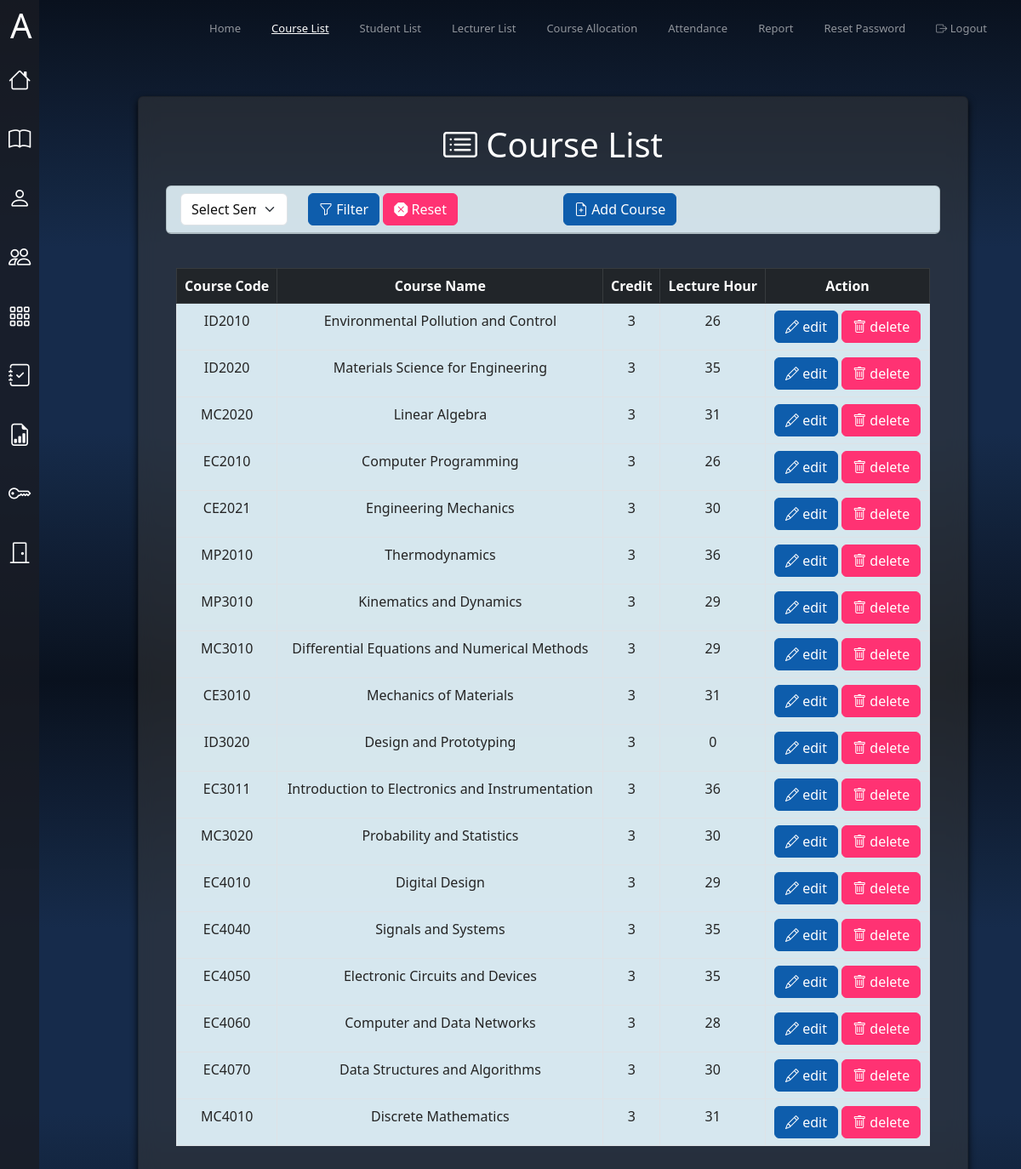
/MA_Dashboard/Course_List/Course_List.php (signed in), run on the app's committed database.
### tables this page shows
CREATE TABLE `course` (
  `CourseCode` varchar(100) NOT NULL,
  `CourseName` varchar(100) NOT NULL,
  `Semester` int(11) NOT NULL,
  `Credit` int(11) NOT NULL,
  `LecHour` int(11) NOT NULL
);

### MA_Dashboard/Course_List/Course_List.php (the view, shortened to what this page needs)
<!DOCTYPE html>
<html lang="en" data-bs-theme="white">
<head>
  <link href="https://cdn.jsdelivr.net/npm/bootstrap@5.3.0/dist/css/bootstrap.min.css" rel="stylesheet">
  <link href="https://cdn.jsdelivr.net/npm/bootstrap-icons/font/bootstrap-icons.css" rel="stylesheet">
  <link href="../custom-styles.css" rel="stylesheet">
</head>
<body>
  <div class="sidebar">
    <ul class="nav flex-column">
        <li class="nav-item">
        <a class="nav-link" href="../MA_index.php" data-bs-toggle="tooltip" data-bs-placement="right" title="Home">
            <i class="bi bi-house"></i>
        </a>
        </li>
        <li class="nav-item">
        <a class="nav-link" href="../Course_List/Course_List.php" data-bs-toggle="tooltip" data-bs-placement="right" title="Course List">
            <i class="bi bi-book"></i>
        </a>
        </li>
        <li class="nav-item">
        <a class="nav-link" href="../Student_List/Student_List.php" data-bs-toggle="tooltip" data-bs-placement="right" title="Student List">
            <i class="bi bi-person"></i>
        </a>
        </li>
        <li class="nav-item">
        <a class="nav-link" href="../Lecture_List/Lecture_List.php" data-bs-toggle="tooltip" data-bs-placement="right" title="Lecturer List">
            <i class="bi bi-people"></i>
        </a>
        </li>
        <li class="nav-item">
        <a class="nav-link" href="../Course_Allocation/Course_Allocation.php" data-bs-toggle="tooltip" data-bs-placement="right" title="Course Allocation">
            <i class="bi bi-grid-3x3-gap"></i>
        </a>
        </li>
        <li class="nav-item">
        <a class="nav-link" href="../Attendance/Attendance.php" data-bs-toggle="tooltip" data-bs-placement="right" title="Attendance">
            <i class="bi bi-journal-check"></i>
        </a>
        </li>
        <li class="nav-item">
        <a class="nav-link" href="../Report/Report.php" data-bs-toggle="tooltip" data-bs-placement="right" title="Report">
            <i class="bi bi-file-earmark-bar-graph"></i>
        </a>
        </li>
        <li class="nav-item">
        <a class="nav-link" href="../Password_Reset/Password_Reset.php" data-bs-toggle="tooltip" data-bs-placement="right" title="Password Reset">
            <i class="bi bi-key"></i>
        </a>
        </li>
        <li class="nav-item">
        <a class="nav-link" href="../../Login_Lecturer/logout.php" data-bs-toggle="tooltip" data-bs-placement="right" title="Logout">
            <i class="bi bi-door-closed"></i>
        </a>
        </li>
    </ul>
  </div>
  <nav class="navbar navbar-expand-lg navbar-dark bg-dark">
    <div class="container-fluid">
      <a class="navbar-brand" href="#"><h1 class="my-10">A</h1></a>
      <div class="collapse navbar-collapse" id="navbarNav">
        <ul class="navbar-nav ms-auto">
          <li class="nav-item">
            <a class="nav-link  " aria-current="page" href="../MA_index.php">Home</a>
          </li>
          <li class="nav-item">
            <a class="nav-link active" href="../Course_List/Course_List.php">Course List</a>
          </li>
          <li class="nav-item">
            <a class="nav-link " href="../Student_List/Student_List.php">Student List</a>
          </li>
          <li class="nav-item">
            <a class="nav-link " href="../Lecture_List/Lecture_List.php">Lecturer List</a>
          </li>
          <li class="nav-item">
            <a class="nav-link" href="../Course_Allocation/Course_Allocation.php">Course Allocation</a>
          </li>
          <li class="nav-item">
            <a class="nav-link " href="../Attendance/Attendance.php">Attendance</a>
          </li>
          <li class="nav-item">
            <a class="nav-link " href="../Report/Report.php">Report</a>
          </li>
          <li class="nav-item">
            <a class="nav-link " href="../Password_Reset/Password_Reset.php">Reset Password</a>
          </li>
          <li class="nav-item">
            <a class="nav-link btn btn-outline-danger btn-sm" href="../../Login_Lecturer/logout.php"><span class="bi bi-box-arrow-right"></span> Logout</a>
          </li>
        </ul>
      </div>
    </div>
  </nav>
<div class="content">
    <div class="container my-5">
        <div class="card head-card p-3">
            <div class="card-body">
                <h1 class="text-white text-center mb-4"><i class="bi bi-card-list"></i> Course List</h1>
                <div class="card mt-2">
                    <div class="card-header">
                        <div class="row">
                            <div class="col-sm-12">
                                <form action="" method="GET">
                                    <div class="row">
                                        <div class="col-sm-2">
                                            <select name="Semester" required class="form-select">
                                                <option value="">Select Semester</option>
                                            </select>
                                        </div>
                                        <div class="col-sm-4">
                                            <button type="submit" class="btn btn-primary"><i class="bi bi-funnel"></i> Filter</button>
                                            <a href="Course_List.php" class="btn btn-danger"><i class="bi bi-x-octagon-fill"></i> Reset</a>
                                        </div>
                                        <div class="col-sm-4">
                                            <a href="create.php" class ="btn btn-primary"><i class="bi bi-file-earmark-plus"></i> Add Course</a>
                                        </div>
                                    </div>
                                </form>
                            </div>
                        </div>
                    </div>
                </div>
                <br>
                <div class="container mt-3">
                    <table class="table table-bordered my-3 table-hover text-center">
                        <thead class="table-dark text-center">
                            <tr>
                                <th>Course Code</th>
                                <th>Course Name</th>
                                <th>Credit</th>
                                <th>Lecture Hour</th>
                                <th>Action</th>
                            </tr>
                        </thead>
                        <tbody>
                            <?php
                                include("../connect.php");
                                if (isset($_GET['Semester']) && $_GET['Semester'] != '') {
                                    $Semester = validate($_GET['Semester']);
                                    $sql = "SELECT CourseCode, CourseName, Credit, LecHour FROM Course WHERE Semester=?";
                                    $stmt = $conn->prepare($sql);
                                    $stmt->bind_param("s", $Semester);
                                    $stmt->execute();
                                    $result = $stmt->get_result();
                                } else {
                                    $sql = "SELECT CourseCode, CourseName, Credit, LecHour FROM Course";
                                    $result = $conn->query($sql);
                                }
                                if ($result->num_rows > 0) {
                                    while ($row = $result->fetch_assoc()) {
                                        ?>
                                        <tr>
                                            <td><?php echo $row["CourseCode"]; ?></td>
                                            <td><?php echo $row["CourseName"]; ?></td>
                                            <td><?php echo $row["Credit"]; ?></td>
                                            <td><?php echo $row["LecHour"]; ?></td>
                                            <td>
                                                <a href="edit.php?CourseCode=<?php echo $row["CourseCode"]; ?>" class="btn btn-primary">
                                                    <i class="bi bi-pencil"></i> edit
                                                </a>
                                                <a href="delete.php?CourseCode=<?php echo $row["CourseCode"]; ?>" class="btn btn-danger">
                                                    <i class="bi bi-trash"></i> delete
                                                </a>
                                            </td>
                                        </tr>
                                        <?php
                                    }
                                }
                                ?>
                        </tbody>
                    </table>
            </div>
    </div>
</div>
</body>
</html>

### MA_Dashboard/custom-styles.css (style rules this page uses)
:root { --bs-body-bg: rgba(232, 249, 255, 0.918); --bs-body-color: #242424; --bs-link-color: #c595ff; --bs-primary: #0e5dac; --bs-success: #22e285; --bs-danger: #ff3273; }
.btn-primary { background-color: var(--bs-primary) !important; border-color: var(--bs-primary) !important; color: white !important; }
.btn-danger { background-color: var(--bs-danger); border-color: var(--bs-danger); }
body { background-image: linear-gradient(to bottom, #09111e, #0d1829, #101e34, #13253f, #162b4b, #162b4b, #162b4b, #162b4b, #13253f, #101e34, #0d1829, #09111e); background-size: cover; background-position: center; height: 100vh; display: flex; }
.sidebar { position: fixed; top: 0; bottom: 0; left: 0; z-index: 100; padding: 60px 0 0; background-color: rgba(25, 28, 36, 0.8); }
.navbar { position: fixed; top: 0; right: 0; left: 0; z-index: 1030; padding: 1px 0; background-color: transparent !important; }
.content { margin-top: 65px; margin-left: 150px; width: calc(100% - 200px); }
.navbar-brand, .nav-link { font-size: 13px; }
.sidebar .nav-link { color: #fff; font-size: 35px; padding: 15px 10px; text-align: center; }
.sidebar .nav-link i { font-size: 0.75em; display: block; }
nav ul { list-style: none; padding: 0; display: flex; }
nav ul li { margin-right: 20px; }
nav ul li a { text-decoration: none; color: black; position: relative; display: inline-block; padding-bottom: 5px; }
nav ul li a::after { content: ''; position: absolute; left: 0; bottom: 0; height: 2px; width: 100%; background-color: white; transform: scaleX(0); transform-origin: right; transition: transform 0.3s ease; }
.navbar-nav .nav-link.active { text-decoration: underline; }
input[type="text"], input[type="email"], input[type="password"], textarea, select { background-color: white !important; color: rgb(17, 17, 17) !important; }
input::placeholder, textarea::placeholder, select::placeholder { color: rgb(80, 80, 80) !important; }

### MA_Dashboard/Course_List/Course_List.php (style rules this page uses)
.head-card { background: rgba(57, 57, 57, 0.5); color:white; backdrop-filter: blur(10px); box-shadow: 0px 4px 8px rgba(0, 0, 0, 0.9); }

### data on the page
course: CourseCode "ID2010", CourseName "Environmental Pollution and Control", Credit "3", LecHour "26"
course: CourseCode "ID2020", CourseName "Materials Science for Engineering", Credit "3", LecHour "35"
course: CourseCode "MC2020", CourseName "Linear Algebra", Credit "3", LecHour "31"
course: CourseCode "EC2010", CourseName "Computer Programming", Credit "3", LecHour "26"
course: CourseCode "CE2021", CourseName "Engineering Mechanics", Credit "3", LecHour "30"
course: CourseCode "MP2010", CourseName "Thermodynamics", Credit "3", LecHour "36"
course: CourseCode "MP3010", CourseName "Kinematics and Dynamics", Credit "3", LecHour "29"
course: CourseCode "MC3010", CourseName "Differential Equations and Numerical Methods", Credit "3", LecHour "29"
course: CourseCode "CE3010", CourseName "Mechanics of Materials", Credit "3", LecHour "31"
course: CourseCode "ID3020", CourseName "Design and Prototyping", Credit "3", LecHour "0"
course: CourseCode "EC3011", CourseName "Introduction to Electronics and Instrumentation", Credit "3", LecHour "36"
course: CourseCode "MC3020", CourseName "Probability and Statistics", Credit "3", LecHour "30"
course: CourseCode "EC4010", CourseName "Digital Design", Credit "3", LecHour "29"
course: CourseCode "EC4040", CourseName "Signals and Systems", Credit "3", LecHour "35"
course: CourseCode "EC4050", CourseName "Electronic Circuits and Devices", Credit "3", LecHour "35"
course: CourseCode "EC4060", CourseName "Computer and Data Networks", Credit "3", LecHour "28"
course: CourseCode "EC4070", CourseName "Data Structures and Algorithms", Credit "3", LecHour "30"
course: CourseCode "MC4010", CourseName "Discrete Mathematics", Credit "3", LecHour "31"
